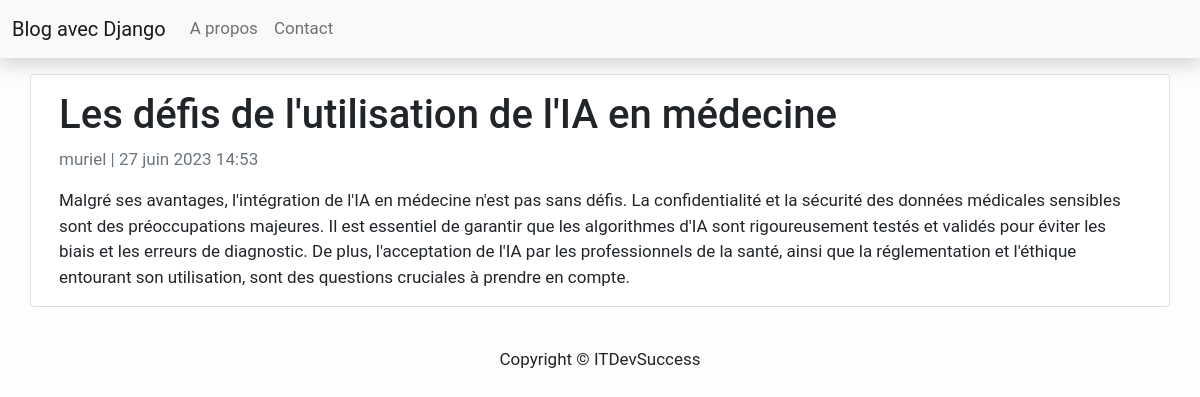
/les-defis-de-lutilisation-de-lia-en-medecine/, run on the app's committed database.
### posts/models.py (models this page shows, shortened)
class Article(models.Model):
    title = models.CharField(max_length=200, unique=True)
    slug = models.SlugField(max_length=200, unique=True)
    author = models.ForeignKey(User, on_delete=models.CASCADE, related_name='articles')
    updated_on = models.DateTimeField(auto_now=True)
    content = models.TextField()
    created_on = models.DateTimeField(auto_now_add=True)
    status = models.IntegerField(choices=STATUS, default=0)
    class Meta:
        ordering = ['-created_on']

### posts/views.py (the view)
# urls.py: path('<slug:slug>/', views.ArticleDetail.as_view(), name='detail')
class ArticleDetail(generic.DetailView):
    model = models.Article
    template_name = 'posts/detail.html'

### posts/templates/posts/detail.html
{% extends 'base.html' %}
{% block content %}
    <div class="container">
        <div class="row">
            <div class="col-md-12 card mb-4 mt-3 left top">
                <div class="card-body">
                    <h1>{% block title %} {{ object.title }} {% endblock title %}</h1>
                    <p class="text-muted">{{ article.author }} | {{ article.created_on }}</p>
                    <p class="card-text">{{ object.content | safe }}</p>
                </div>
            </div>
        </div>
    </div>
{% endblock %}

### templates/base.html (style rules this page uses)
body { font-family: "Roboto", sans-serif; font-size: 17px; background-color: #fdfdfd; }

### data on the page
Article: title "Les défis de l'utilisation de l'IA en médecine", author "muriel", created_on "27 juin 2023 14:53", content "Malgré ses avantages, l'intégration de l'IA en médecine n'est pas sans défis. La confidentialité et la sécurité des données médicales sensibles sont des préoccupations majeures. Il est essentiel de garantir que les algorithmes d'IA sont rigoureusement testés et validés pour éviter les biais et les erreurs de diagnostic. De plus, l'acceptation de l'IA par les professionnels de la santé, ainsi que la réglementation et l'éthique entourant son utilisation, sont des questions cruciales à prendre en compte."
